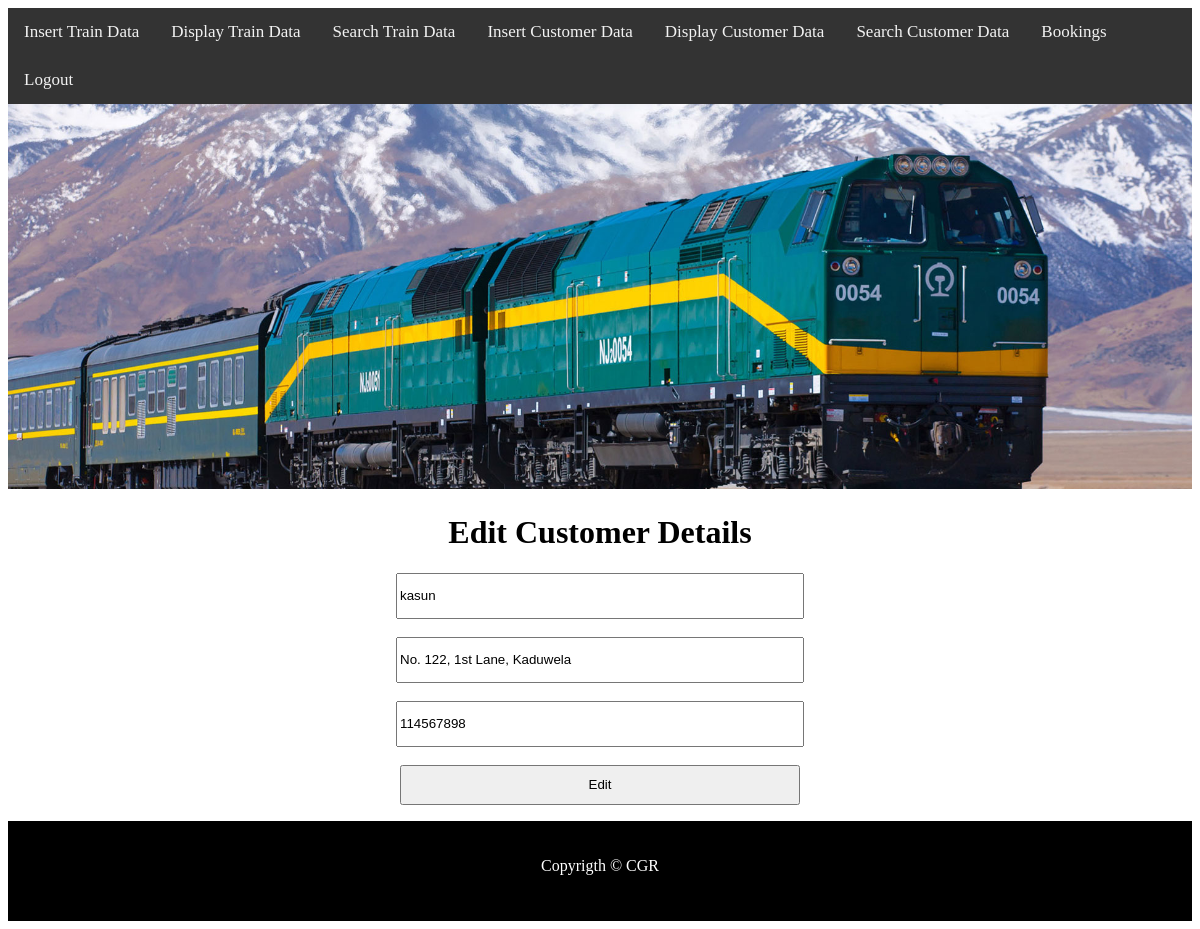
The app's page /train/admin/editc.php?id=1 (signed in) with its own data.
### tables this page shows
CREATE TABLE `customer` (
  `cust_id` int(11) NOT NULL,
  `cust_name` varchar(100) NOT NULL,
  `cust_address` varchar(200) NOT NULL,
  `cust_tele` int(10) NOT NULL
);

### train/admin/editc.php (the view, shortened to what this page needs)
<!DOCTYPE html>
<?php
$link = mysqli_connect("localhost","root","");
mysqli_select_db($link,"train");
?>
<html lang="en">
<head>
    <link rel="stylesheet" href="../style.css">
</head>
<body>
    <header>
        <div class="topnav">
        <a href="insert.php">Insert Train Data</a>
        <a href="show.php">Display Train Data</a>
        <a href="search.php">Search Train Data</a>
        <a href="insert1.php">Insert Customer Data</a>
        <a href="show1.php">Display Customer Data</a>
        <a href="search1.php">Search Customer Data</a>
        <a href="booking.php">Bookings</a>
        <a href="logout.php">Logout</a>
        </div>
    </header>
    <div><img src="../img/header.jpg" alt="" width=100%></div>
    <div>
        <?php
            $id = $_GET['id'];
            $m = mysqli_query($link,"select *from customer where cust_id = '$id'");
            $res = mysqli_fetch_array($m);
        ?>
        <form name="myform" action="" method="post">
        <center>
        <h1>Edit Customer Details</h1>
            <input type="text" name="cname" id="cname" value="<?php echo $res['cust_name'];?>" placeholder="Customer Name" required><br><br>
            <input type="text" name="cad" id="cad" value="<?php echo $res['cust_address'];?>" placeholder="Customer Address" required><br><br>
            <input type="number" name="ctel" id="ctel" value="<?php echo $res['cust_tele'];?>" placeholder="Customer Telephone" required><br><br>
            <input type="submit" name="submit1" id="submit1" value="Edit">
        </center>
        </form>
    </div>
    <footer>
        <p><center>Copyrigth &copy; CGR</center></p>
    </footer>
</body>
</html>

### train/style.css (style rules this page uses)
input,select { height:40px; width: 400px; font-size: 50; }
footer { background-color: black; color: white; height: 100px; }
p { padding-top: 20px; }
.topnav { background-color: #333; overflow: hidden; }
.topnav a { float: left; color: #f2f2f2; text-align: center; padding: 14px 16px; text-decoration: none; font-size: 17px; }

### records on screen
customer: cname "kasun", cad "No. 122, 1st Lane, Kaduwela", ctel "114567898"
